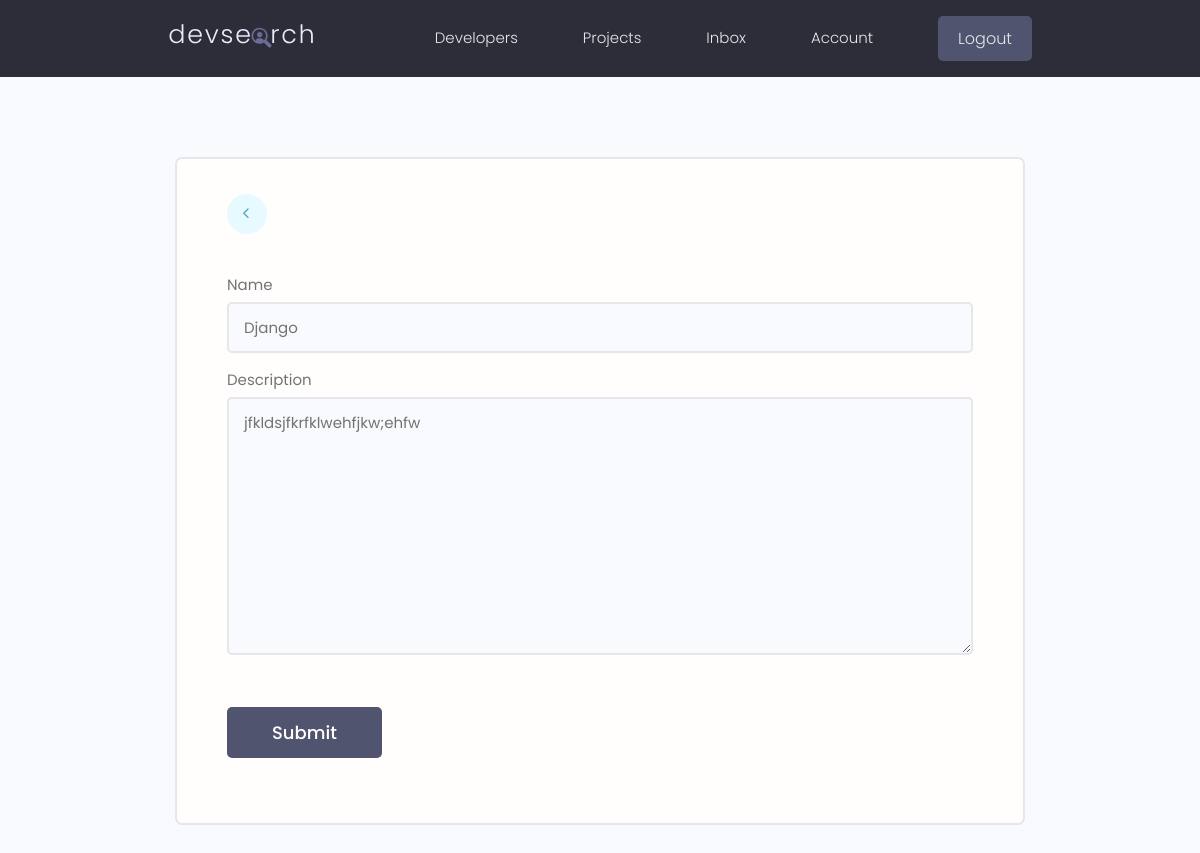
The app's page /update-skill/b1fead8c-8ace-4feb-bbf6-35d5988759f9/ (signed in), older data.
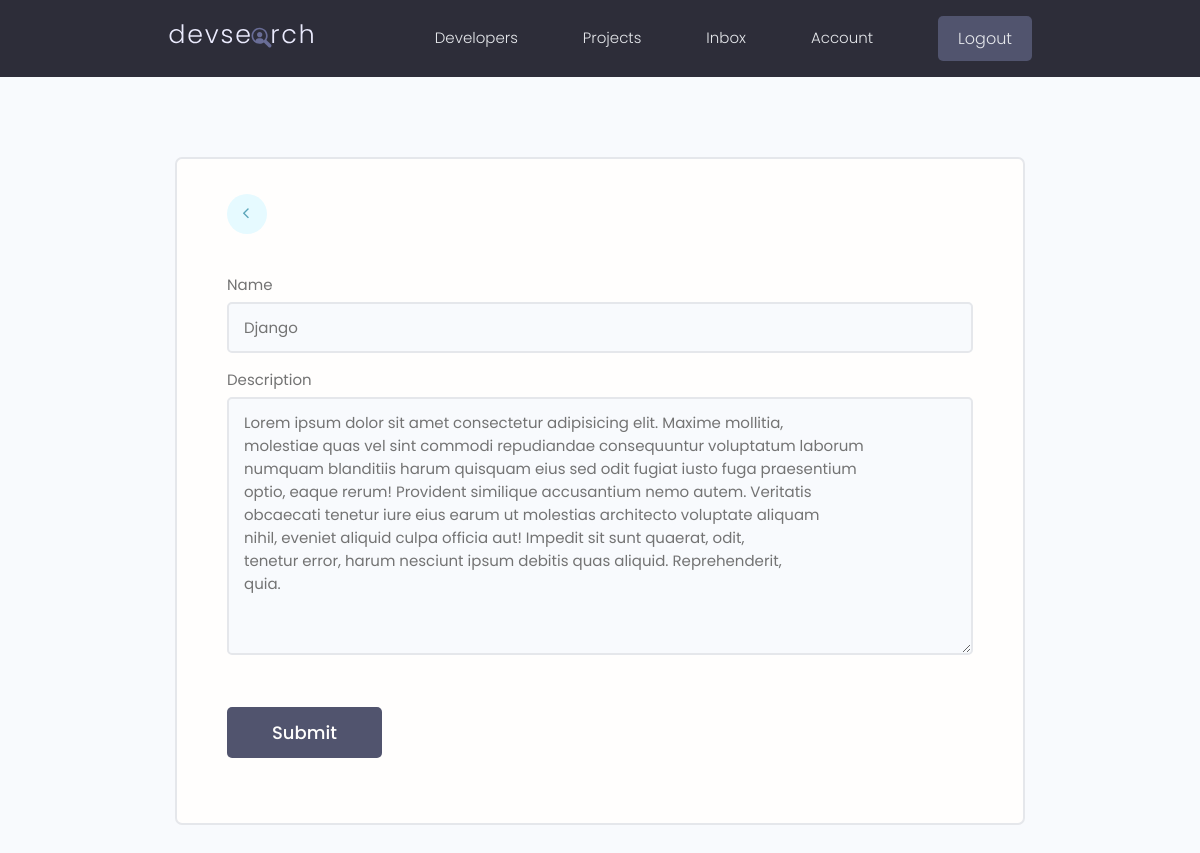
The same page, newer data.
### users/models.py (models this page shows, shortened)
class Skill(models.Model):
    owner = models.ForeignKey(Profile, on_delete=models.CASCADE, null=True, blank=True)
    name = models.CharField(max_length=200, blank=True, null=True)
    description = models.TextField(blank=True, null=True)
    id = models.UUIDField(default=uuid.uuid4, unique=True, primary_key=True, editable=False)

### users/views.py (the view)
# urls.py: path('update-skill/<str:pk>/', views.updateSkill, name='update-skill'),
@login_required(login_url='login')
def updateSkill(request, pk):
    profile = request.user.profile
    skill = profile.skill_set.get(id=pk)
    form = SkillForm(instance = skill)
    if request.method == "POST":
        form = SkillForm(request.POST, instance=skill)
        if form.is_valid():
            form.save()
            messages.success(request, "Skill was updated successfully")
            return redirect('account')
    context = {'form': form}
    return render(request, 'users/skill_form.html', context)

### users/forms.py
class SkillForm(ModelForm):
    class Meta:
        model = Skill
        fields = '__all__'
        exclude = ['owner']
    def __init__(self, *args, **kwargs):
        super(SkillForm, self).__init__(*args, **kwargs)
        for name, field in self.fields.items():
            field.widget.attrs.update({'class': 'input'})

### users/templates/users/skill_form.html (shortened to what this page needs)
{% extends 'main.html' %}
{% block content %}
<main class="formPage my-xl">
    <div class="content-box">
        <div class="formWrapper">
            <a class="backButton" href="{% url 'account' %}"><i class="fa fa-angle-left" style="margin-left: 0.55em;"></i></a>
            <br>
            <form class="form" method="POST" action="">
                {% for field in form %}
                <div class="form__field">
                    <label for="formInput#text"> {{field.label}}</label>
                    {{field}}
                </div>
                {% endfor %}
                <input class="btn btn--sub btn--lg  my-md" type="submit" value="Submit" />
            </form>
        </div>
    </div>
</main>
{% endblock %}

Row changes from the older to the newer data that the page shows:
changed Skill "Django": description "jfkldsjfkrfklwehfjkw;ehfw" → "Lorem ipsum dolor sit amet consectetur adipisicing elit. Maxime mollitia, molestiae quas vel sint commodi repudiandae consequuntur voluptatum laborum numquam blanditiis harum quisquam eius sed odit fugiat iusto fuga praesentium optio, eaque rerum! Provident similique accusantium nemo autem. Veritatis obcaecati tenetur iure eius earum ut molestias architecto voluptate aliquam nihil, eveniet aliquid culpa officia aut! Impedit sit sunt quaerat, odit, tenetur error, harum nesciunt ipsum debitis quas aliquid. Reprehenderit, quia."
